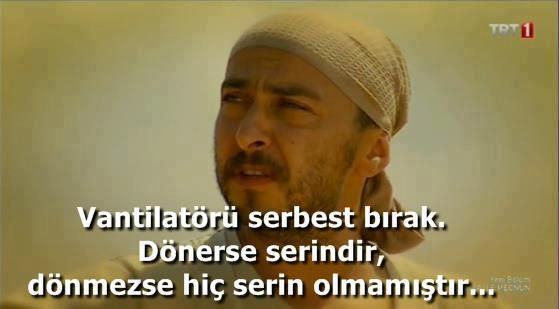
#> input picture mecnun.jpg, 559 x 309 px
$ python PillowAndPIL.py
#> lines starting #> are read from the running program, lines starting #| are printed output that depends on the picture
from PIL import Image

img = Image.open("mecnun.jpg")
#> img is the input picture: PIL image 559x309 RGB; mean R, G, B 143.9, 128.8, 82.4

print(img.size) #Width & Height
#| (559, 309)
print(img.format) #Extension JPEG
#| JPEG

area = (100, 100, 250, 250) #Area to Crop X1,Y1,X2,Y2
cropped = img.crop(area) #Crop and Store in variable
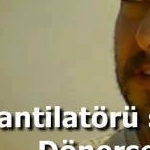
#> cropped: PIL image 150x150 RGB; mean R, G, B 150.2, 141.6, 109.4

cropped.show() #Opens Image as File with Default Program
